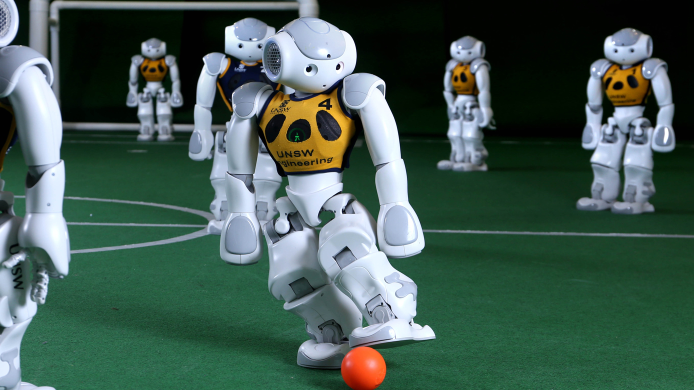
//> input picture Lab_5/robocup.jpg, 1387 x 780 px (shown at 1/2 size)
$ ./Task1 robocup.jpg   (built with g++ and OpenCV 4)
//> lines starting //> are read from the running program, lines starting //| are printed output that depends on the picture; after the words box and inside, x2 and y2 are one past the last pixel; in counts of white or black regions, pixels touching at a corner belong together
//> further down, image is the input picture: 780 rows x 1387 cols, CV_8UC3; mean B, G, R 82.7, 92.1, 67.9
### Lab_5/functions.h
#ifndef LAB_5_24_FUNCTIONS_H
#define LAB_5_24_FUNCTIONS_H
#include "header.h"
void ShowImage(const cv::Mat &image, const std::string &windowName);
cv::Mat task1App1(const cv::Mat img);
cv::Mat task1App2(const cv::Mat src);


#endif //LAB_5_24_FUNCTIONS_H

### Lab_5/header.h
#ifndef LAB_5_24_HEADER_H
#define LAB_5_24_HEADER_H
#include <opencv2/imgproc.hpp>
#include <opencv2/highgui.hpp>
#include <opencv2/imgcodecs.hpp>
#include <opencv2/opencv.hpp>
#include <iostream>
#include <opencv2/intensity_transform.hpp>


#endif //LAB_5_24_HEADER_H

### Lab_5/Functions.cpp
#include "header.h"
#include "functions.h"

// Function to display the image
void ShowImage(const cv::Mat &image, const std::string& windowName) {
    cv::imshow(windowName, image);
}

cv::Mat bgr2gray(const cv::Mat& image) {
    cv::Mat grayImage;
    cv::cvtColor(image, grayImage, cv::COLOR_BGR2GRAY);
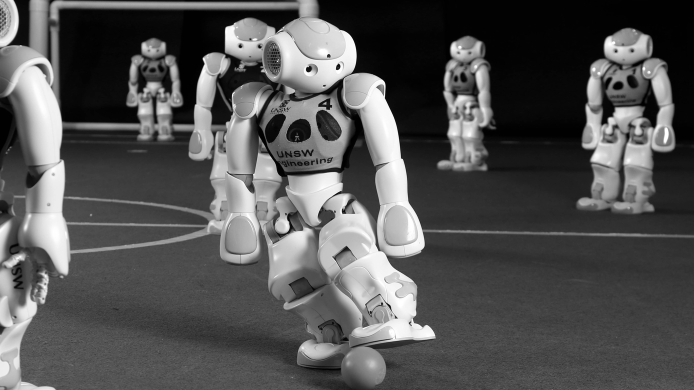
//> grayImage: 780 rows x 1387 cols, CV_8UC1 (shown at 1/2 size); min 0, max 255, mean 83.8
    return grayImage;
}

cv::Mat removePixel(cv::Mat img, int rmp)
{
    cv::Mat labels;
    int num_components = cv::connectedComponents(img, labels);

    int min_size = rmp;
    for (int i = 1; i < num_components; i++) {
        cv::Mat component_mask = (labels == i);
        int area = cv::countNonZero(component_mask);
        if (area < min_size) {
            img.setTo(0, component_mask);
        }
    }
    return img;
}

// [16 lines left out: function addPixel, not called in this run]

cv::Mat cannyEdge(cv::Mat img, int lowThreshold, int highThreshold, int kernel_size)
{   cv::Mat canny;
    Canny(img, canny, lowThreshold, highThreshold, kernel_size);
    return canny;
}

// [5 lines left out: function medianFilter, not called in this run]


cv::Mat SmoothBlur(cv::Mat img, int kernel_size)
{
//> called with kernel_size = 3
    cv::Mat blur;
    cv::blur(img, blur, cv::Size(kernel_size, kernel_size));
    return blur;
}

cv::Mat task1App1(const cv::Mat img)
{
    // Convert to grayscale
    cv::Mat Gray = bgr2gray(img);
    // Apply Blur for smoothing
    cv::Mat blur = SmoothBlur(Gray, 3);
    // Apply log transformation
    cv::Mat img_log;
    cv::intensity_transform::logTransform(blur, img_log);
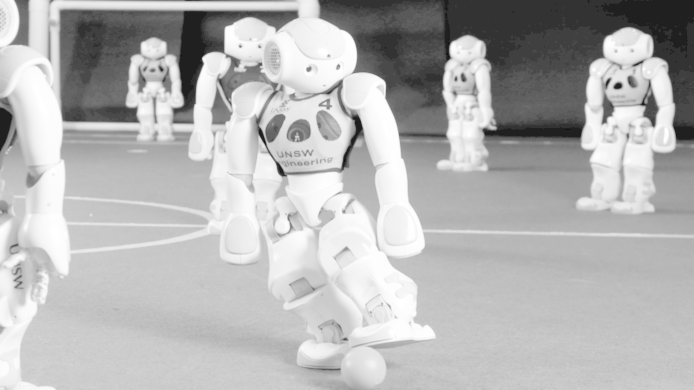
//> img_log: 780 rows x 1387 cols, CV_8UC1 (shown at 1/2 size); min 0, max 255, mean 180.7
    // Apply bilateral filter
    cv::Mat bilateral_img;
    cv::bilateralFilter(img_log, bilateral_img, 5, 75, 75);
    // Apply canny edge detection
    cv::Mat canny = cannyEdge(bilateral_img, 50, 150, 3);
//> in cannyEdge, `Canny(img, canny, lowThreshold, highThreshold, kernel_size);`:
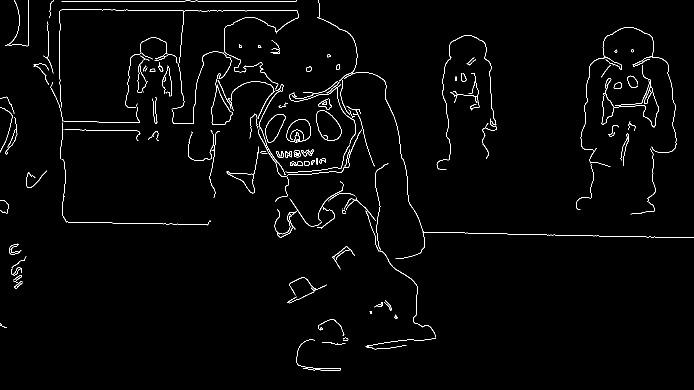
//> canny: 780 rows x 1387 cols, CV_8UC1 (shown at 1/2 size); 1.6% white in thin lines or dots
    // Apply dilation
    dilate(canny, canny, cv::Mat());
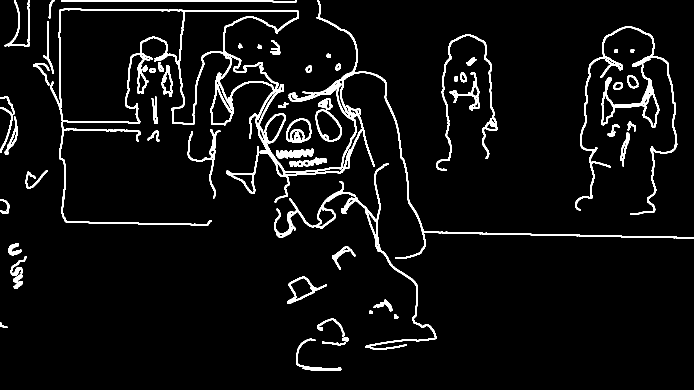
//> canny: 780 rows x 1387 cols, CV_8UC1 (shown at 1/2 size); 5.3% white; 63 white regions, largest, box (x1, y1, x2, y2) and area: (100, 0, 1387, 518) 23225, (548, 326, 873, 700) 5357, (1151, 53, 1355, 430) 4508
    // Remove small group of pixels
    cv::Mat result = removePixel(canny, 210);
//> in removePixel, `int num_components = cv::connectedComponents(img, labels);`:
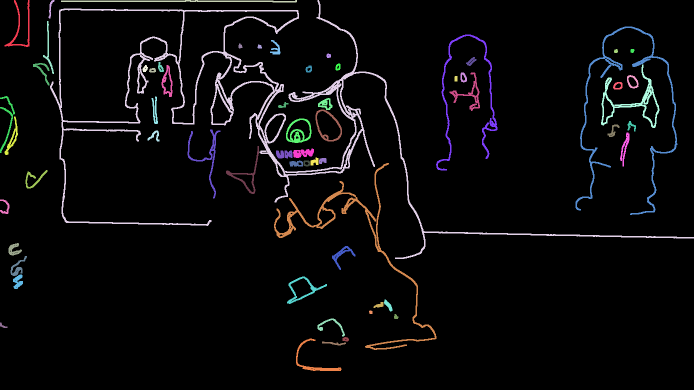
//> labels: 780 rows x 1387 cols, CV_32SC1 (shown at 1/2 size); 64 distinct labels, from 0 to 63; one colour per label, 0 black
//> in removePixel, `int num_components = cv::connectedComponents(img, labels);`: num_components = 64
//> the loop in removePixel, `for (int i = 1; i < num_components; i++)` made 63 passes
//> area on passes 1 to 12: 798, 143, 1432, 23225, 393, 4508, 2479, 274, 59, 57, 52, 54
//> pass 3, in removePixel, `cv::Mat component_mask = (labels == i);`:
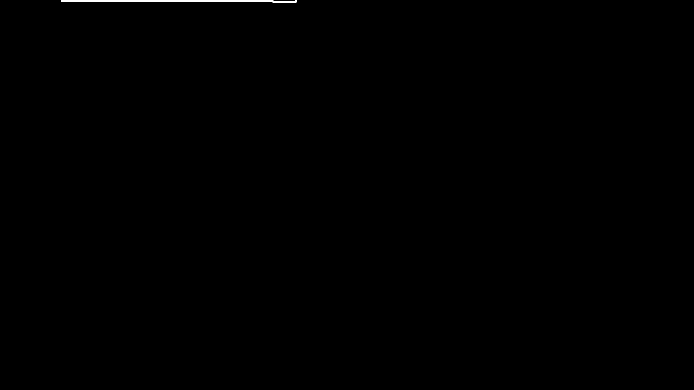
//> component_mask: 780 rows x 1387 cols, CV_8UC1 (shown at 1/2 size); 0.13% white; 1 white region, box (x1, y1, x2, y2) and area: (122, 0, 594, 5) 1432
//> after the loop in removePixel, `for (int i = 1; i < num_components; i++)`:
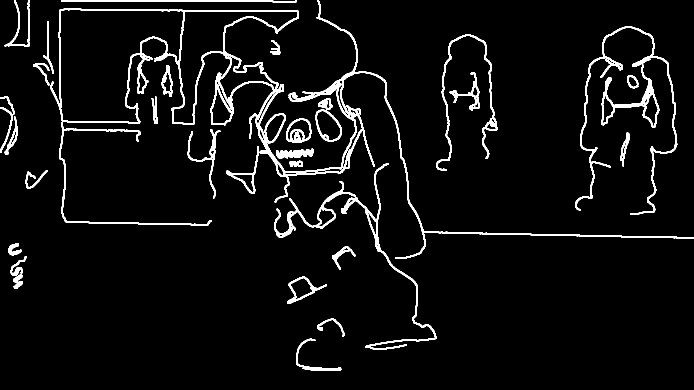
//> img: 780 rows x 1387 cols, CV_8UC1 (shown at 1/2 size); 5% white; 33 white regions, largest, box (x1, y1, x2, y2) and area: (100, 0, 1387, 518) 23225, (548, 326, 873, 700) 5357, (1151, 53, 1355, 430) 4508

    return result;
}

// [88 lines left out: functions KMeans, task2App1, Task3Segmentation, not called in this run]

### Lab_5/Task1.cpp
#include "header.h"
#include "functions.h"


int main(int argc, char** argv ) {

    if (argc < 2) {
        std::cout << "Image filename shall be provided!" << std::endl;
        return -1;

    }
     //Load the image
    cv::Mat image =  imread(argv[1], cv::IMREAD_COLOR);
    if (image.empty()) {
        std::cerr << "Error: Unable to load image!" << std::endl;
        return -1;
    }

    cv::Mat app1 = task1App1(image);
    ShowImage(app1, "App1 Result");
//> (the run ends here: the program needs code that is not available in this run, at `cv::Mat app2 = KMeans(image, 2);`)
